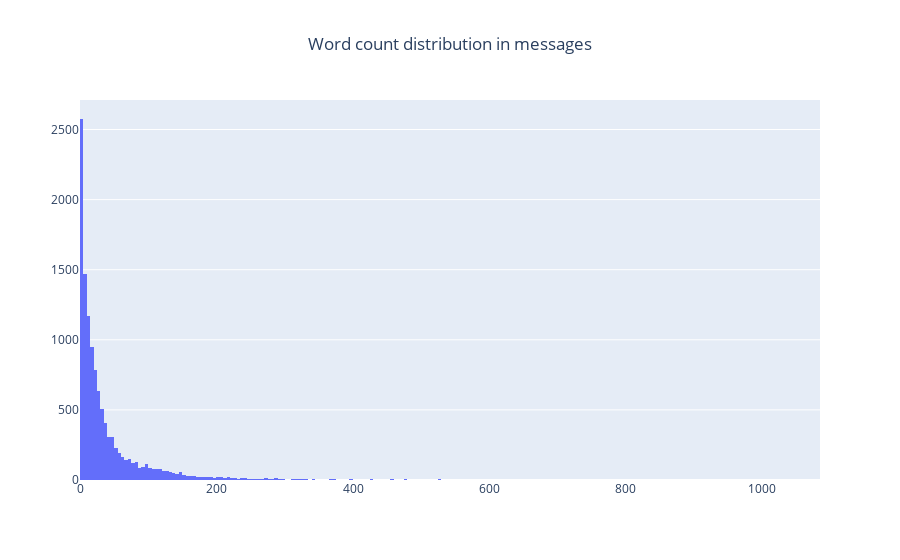

Source (notebook cell):
### Code cell
word_count_distr_graph(word_counts_content, 'Word count distribution in messages')

### Figure 1 — Plotly figure (JSON) as saved in the notebook; plotly's stock layout.template omitted (floating-point values rounded to 4 significant figures; data arrays with more than 128 entries replaced by an {"elided": "..."} marker saying what was removed)
{"data": [{"type": "histogram", "x": {"elided": "11792 int values"}}], "layout": {"title": {"text": "Word count distribution in messages", "x": 0.5}}}
